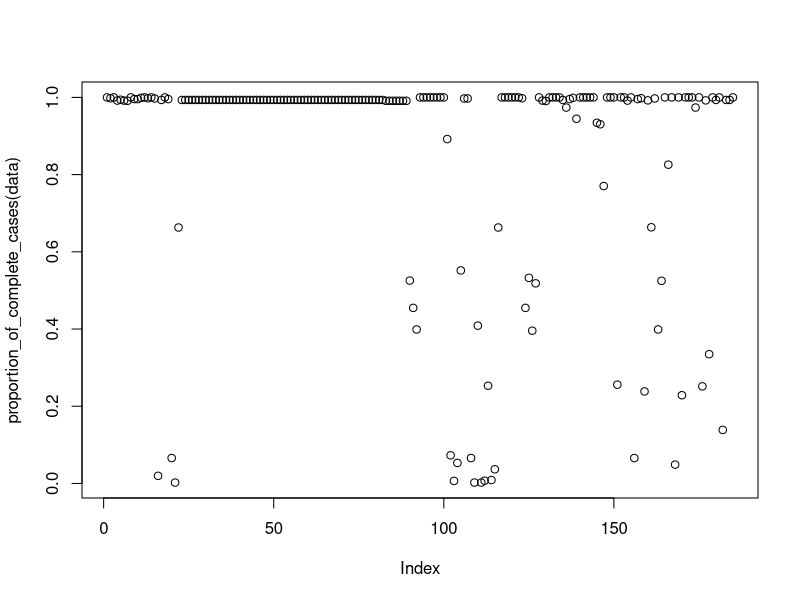
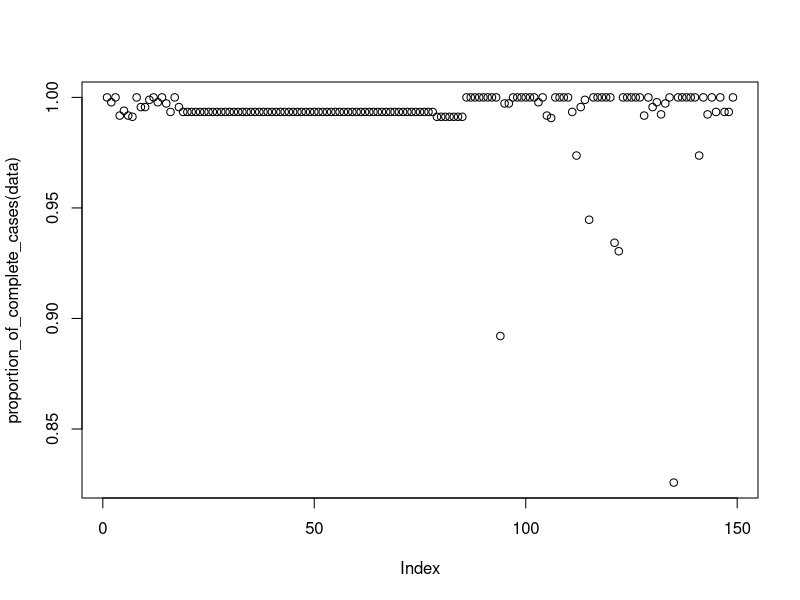

Recreate these plots in R, in order.
library(dplyr)

data <- read.csv('Interns data.csv')
variables <- read.csv('Variables.csv')

# ----- change characters to factors
data <- data %>% mutate_if(is.character, as.factor)

# ----- remove cases that are missing from the INVET variable
data <- data[complete.cases(data[,"INVET"]),]
nrow(data)

# ----- remove variables which shouldn't be included in the analysis
remove_variables <- c("INVID", "AGEU", "BAGEU", "BWTU", "BHTU", "BAGE", 
                      "AGE40", "AGE60", "AGE65", "AGE70", "AGE75", "X")
data <- subset(data, select = -which(colnames(data) %in% remove_variables))

# ------ remove variables that only have one factor or one unique value
data <- subset(data, select = -which(sapply(data, function(col) length(unique(col)))==1))

# function to look at the proportion of missing data cases in the data
proportion_of_complete_cases <- function(df) {
  complete_cases <- rep(0, ncol(df))
  for (j in 1:ncol(df)) {
    complete_cases[j] <- sum(complete.cases(df[,j])) / nrow(df)
  }
  return(complete_cases)
}
plot(proportion_of_complete_cases(data))

# ----- remove variables where proportion of complete cases are less than 0.8
cut_off_point <- 0.8
data <- data[,(proportion_of_complete_cases(data) > cut_off_point)]
# now look at the data
plot(proportion_of_complete_cases(data))

write.csv(x = data, file = "amended_data.csv", row.names = FALSE)

